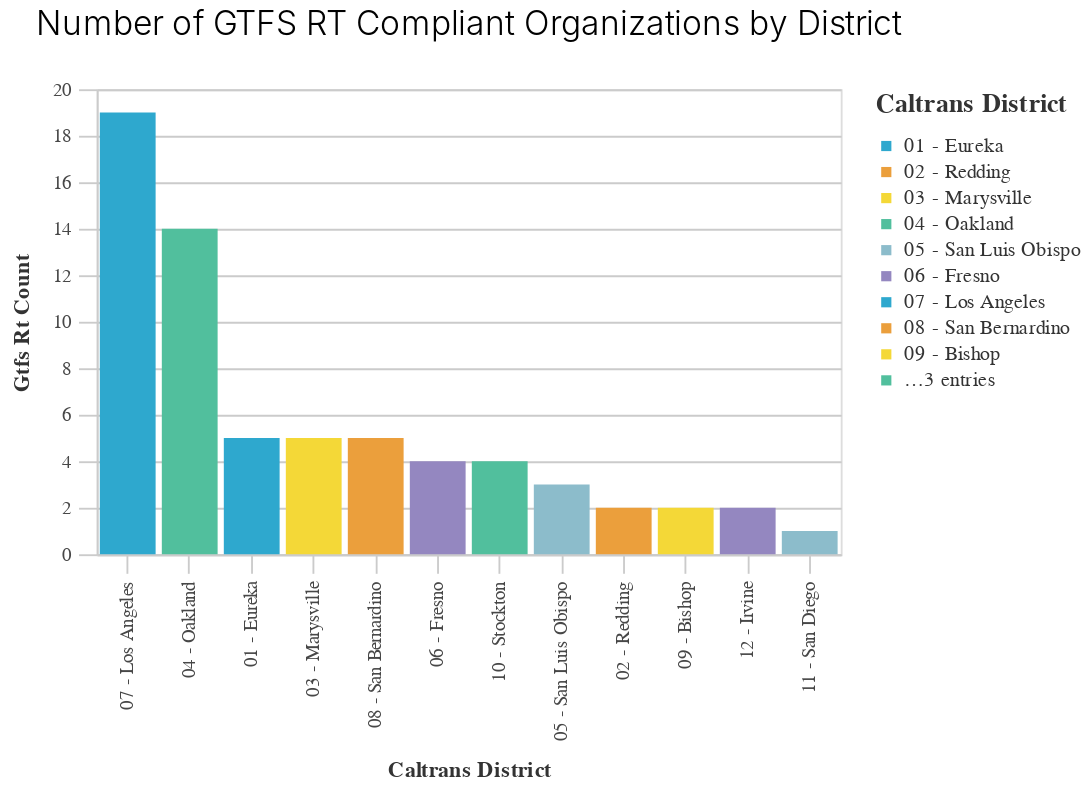

This figure's notebook cell:
### Code cell
(_dla_utils.bar_chart_nosubset((pct_gtfs>>filter(_.caltrans_district.notnull())),
                               'caltrans_district',
                               'gtfs_rt_count',
                               'caltrans_district',
                               chart_title='Number of GTFS RT Compliant Organizations by District'))

### Figure 1 — Vega-Lite specification as saved in the notebook (floating-point values rounded to 4 significant figures)
{"config": {"view": {"continuousWidth": 400, "continuousHeight": 300}, "axis": {"domainColor": "#cbcbcb", "grid": true, "gridColor": "#cbcbcb", "gridWidth": 1, "labelColor": "#474747", "labelFont": "Nunito Sans", "labelFontSize": 10, "labelPadding": 4, "tickColor": "#cbcbcb", "tickSize": 10, "titleColor": "#333", "titleFont": "Raleway", "titleFontSize": 12, "titlePadding": 10}, "axisBand": {"grid": false}, "background": "white", "font": "Raleway", "header": {"labelFont": "Nunito Sans", "titleFont": "Raleway"}, "legend": {"labelColor": "#333", "labelFont": "Nunito Sans", "labelFontSize": 11, "labelLimit": 0, "padding": 1, "symbolSize": 30, "symbolType": "square", "titleColor": "#333", "titleFont": "Raleway", "titleFontSize": 14, "titlePadding": 10}, "title": {"anchor": "middle", "font": "Raleway", "fontSize": 18, "fontWeight": 300, "offset": 20}}, "data": {"name": "data-55f86a6844db3d1f00ef8f50af3bf2c5"}, "mark": "bar", "encoding": {"color": {"field": "caltrans_district", "legend": {"symbolLimit": 10, "title": "Caltrans District"}, "scale": {"range": ["#2EA8CE", "#EB9F3C", "#F4D837", "#51BF9D", "#8CBCCB", "#9487C0"]}, "type": "nominal"}, "x": {"field": "caltrans_district", "sort": "-y", "title": "Caltrans District", "type": "nominal"}, "y": {"field": "gtfs_rt_count", "title": "Gtfs Rt Count", "type": "quantitative"}}, "height": 250, "title": "Number of GTFS RT Compliant Organizations by District", "width": 400, "$schema": "https://vega.github.io/schema/vega-lite/v4.17.0.json", "datasets": {"data-55f86a6844db3d1f00ef8f50af3bf2c5": [{"caltrans_district": "01 - Eureka", "org_count": 7, "gtfs_static_count": 7, "gtfs_rt_count": 5, "percent_static": 100.0, "percent_rt": 71.43}, {"caltrans_district": "02 - Redding", "org_count": 8, "gtfs_static_count": 7, "gtfs_rt_count": 2, "percent_static": 87.5, "percent_rt": 25.0}, {"caltrans_district": "03 - Marysville", "org_count": 18, "gtfs_static_count": 15, "gtfs_rt_count": 5, "percent_static": 83.33, "percent_rt": 27.78}, {"caltrans_district": "04 - Oakland", "org_count": 34, "gtfs_static_count": 24, "gtfs_rt_count": 14, "percent_static": 70.59, "percent_rt": 41.18}, {"caltrans_district": "05 - San Luis Obispo", "org_count": 13, "gtfs_static_count": 11, "gtfs_rt_count": 3, "percent_static": 84.62, "percent_rt": 23.08}, {"caltrans_district": "06 - Fresno", "org_count": 14, "gtfs_static_count": 12, "gtfs_rt_count": 4, "percent_static": 85.71, "percent_rt": 28.57}, {"caltrans_district": "07 - Los Angeles", "org_count": 55, "gtfs_static_count": 47, "gtfs_rt_count": 19, "percent_static": 85.45, "percent_rt": 34.55}, {"caltrans_district": "08 - San Bernardino", "org_count": 11, "gtfs_static_count": 11, "gtfs_rt_count": 5, "percent_static": 100.0, "percent_rt": 45.45}, {"caltrans_district": "09 - Bishop", "org_count": 2, "gtfs_static_count": 2, "gtfs_rt_count": 2, "percent_static": 100.0, "percent_rt": 100.0}, {"caltrans_district": "10 - Stockton", "org_count": 14, "gtfs_static_count": 13, "gtfs_rt_count": 4, "percent_static": 92.86, "percent_rt": 28.57}, {"caltrans_district": "11 - San Diego", "org_count": 6, "gtfs_static_count": 4, "gtfs_rt_count": 1, "percent_static": 66.67, "percent_rt": 16.67}, {"caltrans_district": "12 - Irvine", "org_count": 6, "gtfs_static_count": 6, "gtfs_rt_count": 2, "percent_static": 100.0, "percent_rt": 33.33}]}}
